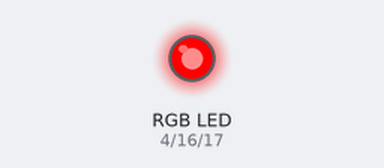
Bench run of a sketch on a simulated Arduino Uno, built with avr-gcc and run on an emulated ATmega328P. Shown: an RGB LED mixed from three pins (HIGH = lit).

Above: at 0.5 s.
At 2.5 s:
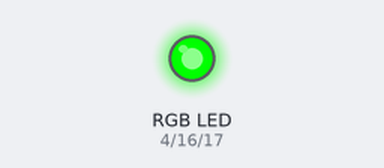
At 3.5 s:
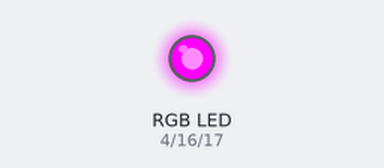
At 4.5 s:
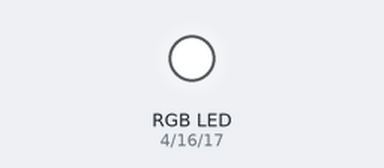
At 6.5 s:
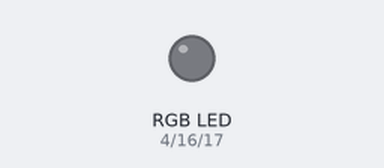
At 8.5 s:
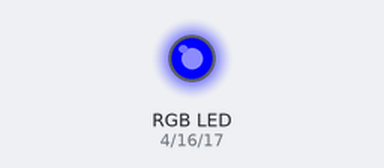
Timing chart, 0 to 9.1 s (numbered marks = the images above):
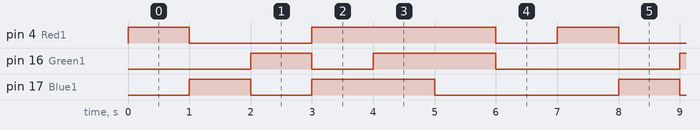

The sketch:

RGB_ComPos.ino
```cpp
int Red1 = 4;
int Green1 = 16;
int Blue1 = 17;

void setup()
{
         pinMode(Red1, OUTPUT);
         pinMode(Green1, OUTPUT);
         pinMode(Blue1, OUTPUT);
}

void loop()  // run over and over again
{
          // Basic colors:
          color(255, 0, 0); // 红色亮
          delay(1000); // 延时一秒
          color(0,255, 0); //绿色亮
          delay(1000); //延时一秒
          color(0, 0, 255); // 蓝色灯亮
          delay(1000); //延时一秒

          // Example blended colors:
          color(255,255,0); // 黄色
          delay(1000); //延时一秒
          color(255,255,255); // 白色
          delay(1000); //延时一秒
          color(128,0,255); // 紫色
          delay(1000); //延时一秒
          color(0,0,0); // t关闭led
          delay(1000); //延时一秒
}

void color (unsigned char red, unsigned char green, unsigned char blue)  //颜色控制函数 （这里是共阳，我们后面是共阴，这个函数后面直接用r/g/b，不用225减）
{
          analogWrite(Red1, red);
          analogWrite(Green1, blue);
          analogWrite(Blue1, green);
}
```

Measured:
- by itself, pin 4 (Red1): repeats every 7.0 s: LOW 2.0 s, HIGH 3.0 s, LOW 1.0 s, HIGH 1.0 s
- by itself, pin 16 (Green1), pin 17 (Blue1): repeats every 7.0 s: LOW 1.0 s, HIGH 2.0 s, LOW 3.0 s, HIGH 1.0 s
- by itself, everything shown: repeats every 7.0 s, in 7 steps
